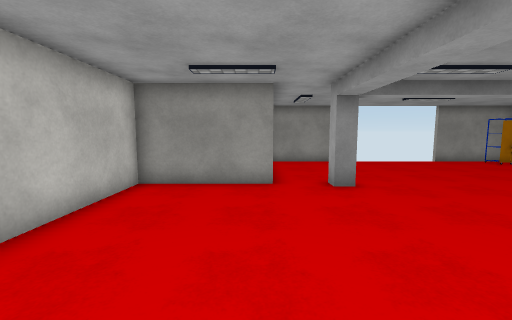
view 1 (above)

13 first-person views from a walk through a 3-D level made in the Unity game engine. The camera is 1.5 m above the floor, tilts 6° down and sees 90° across. The floor is counted in squares, 1 m on a side. Each view is taken from the middle of a square. On the plan, view 1 faces up. The plan holds only what a view shows up to about 13 squares ahead; the rest is blank. The player is left out. Surface patterns are stand-ins for the level's own textures.

view 2
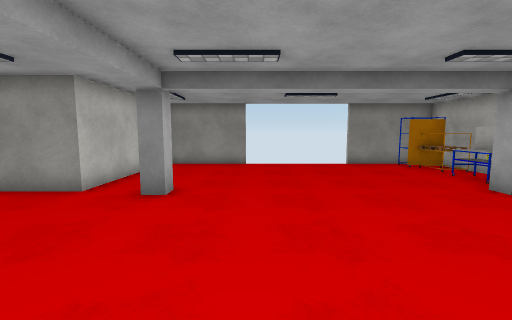

view 3
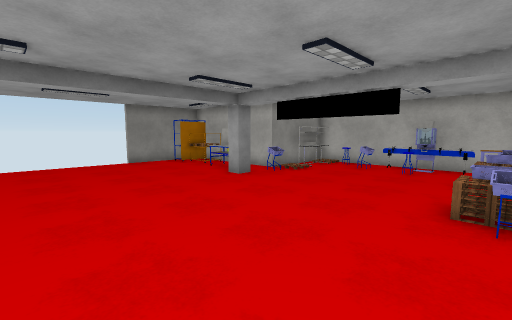

view 4
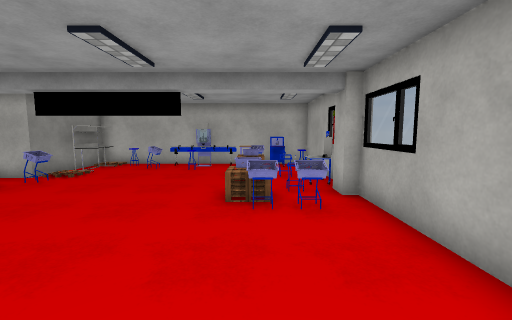

view 5
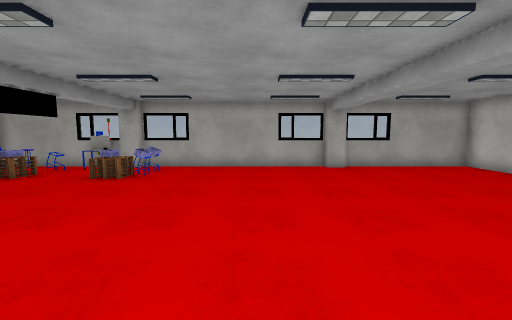

view 6
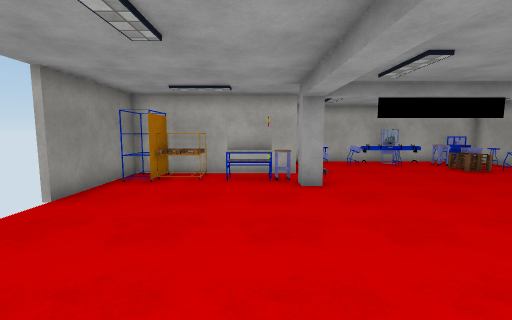

view 7
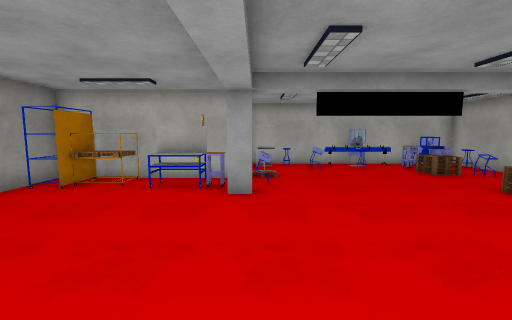

view 8
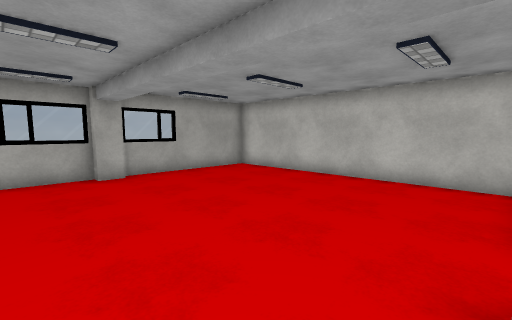

view 9
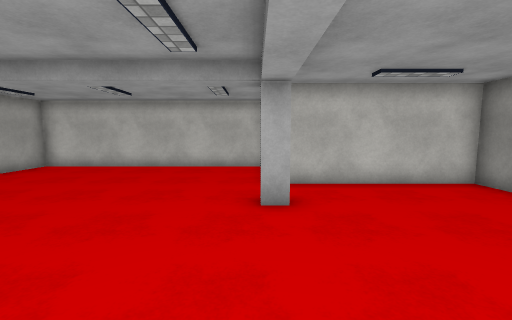

view 10
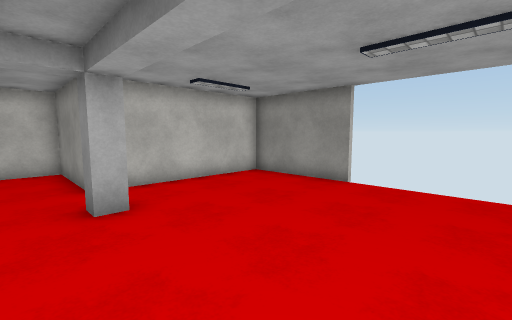

view 11
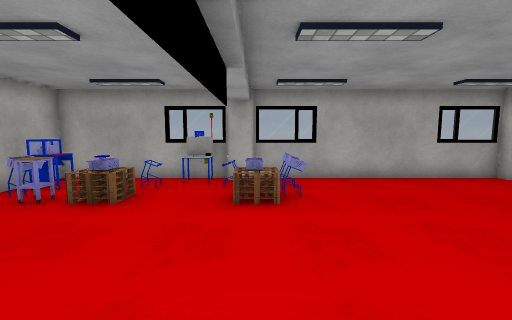

view 12
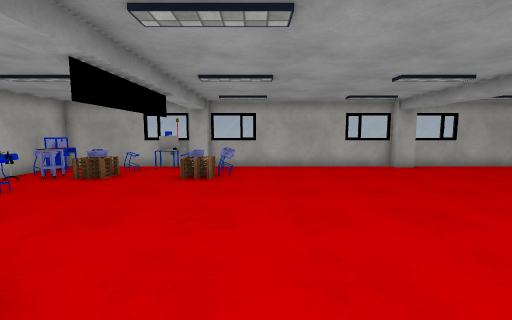

view 13
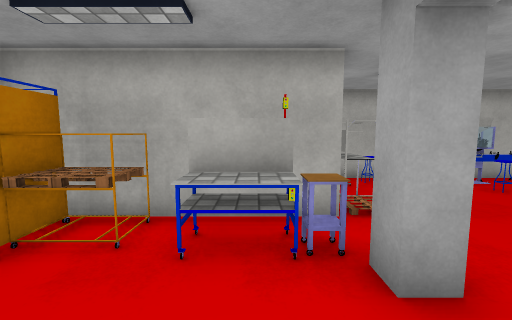

### Floor plan
Points are (right, up) in squares from view 1. A wall is a line through its corners. A room is listed if a view was taken in it or the views show most of it. See-through windows are left out.
Room 1 (views 1, 2, 3, 4, 5, 6, 7, 8, 9, 10, 11, 12, 13)
walls: (11.2, 7) (11.2, 7.8); (2, -2.1) (2.9, -2.1) (2.9, -2.5) (11.2, -2.5) (11.2, -2.1) (11.5, -2.1); (4.6, 13.5) (0.5, 13.5) (0.5, 7.5) (-3.5, 7.5) (-3.5, -2.5) (2, -2.5); (11.9, -2.5) (17.5, -2.5) (17.5, 7.5) (13.5, 7.5) (13.5, 13.5) (9.5, 13.5)
objects: other object (10, -1); other object (10, 0) to (11, 0); other object (12, -1); other object (12, 8); other object (12, 9) to (13, 10); other object (12, 11) to (13, 12); other object (12, 13) to (13, 13); other object (13, 7); other object (14, -1); other object (14, 0) to (15, 0); other object (15, 3) to (16, 3); other object (15, 7) to (16, 7); other object (16, -2); other object (16, -1) to (17, -1); other object (16, 0); other object (16, 4); other object (17, 0); other object (17, 1) to (17, 3); other object (17, 6)

Positions as (right, up) in squares from view 1, and headings:
1: (0, 0), facing up
2: (5, 1), facing up
3: (5, 0), facing up-right
4: (5, 0), facing right
5: (6, 9), facing down
6: (4, 9), facing right
7: (5, 7), facing right
8: (5, 7), facing down-left
9: (8, 7), facing left
10: (8, 6), facing up-left
11: (11, 6), facing down
12: (9, 9), facing down
13: (9, 9), facing right
